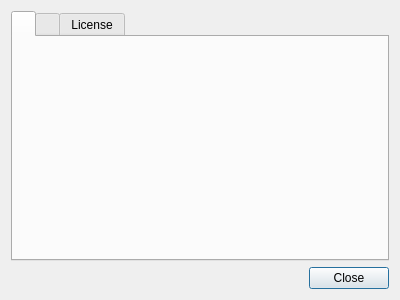
<?xml version="1.0" encoding="UTF-8"?>
<ui version="4.0">
 <class>Arqiver::AboutDialog</class>
 <widget class="QDialog" name="AboutDialog">
  <property name="geometry">
   <rect>
    <x>0</x>
    <y>0</y>
    <width>400</width>
    <height>300</height>
   </rect>
  </property>
  <property name="windowTitle">
   <string notr="true">Dialog</string>
  </property>
  <layout class="QGridLayout" name="gridLayout">
   <item row="0" column="0">
    <widget class="QTabWidget" name="tabWidget">
     <property name="currentIndex">
      <number>0</number>
     </property>
     <widget class="QWidget" name="tab">
      <attribute name="title">
       <string/>
      </attribute>
      <layout class="QGridLayout" name="gridLayout_2">
       <item row="0" column="0">
        <widget class="QLabel" name="iconLabel">
         <property name="text">
          <string/>
         </property>
         <property name="alignment">
          <set>Qt::AlignCenter</set>
         </property>
        </widget>
       </item>
       <item row="1" column="0">
        <widget class="QLabel" name="titleLabel">
         <property name="text">
          <string/>
         </property>
         <property name="alignment">
          <set>Qt::AlignCenter</set>
         </property>
        </widget>
       </item>
       <item row="3" column="0">
        <widget class="QLabel" name="textLabel">
         <property name="text">
          <string/>
         </property>
         <property name="alignment">
          <set>Qt::AlignCenter</set>
         </property>
        </widget>
       </item>
       <item row="2" column="0">
        <spacer name="verticalSpacer">
         <property name="orientation">
          <enum>Qt::Vertical</enum>
         </property>
         <property name="sizeHint" stdset="0">
          <size>
           <width>20</width>
           <height>5</height>
          </size>
         </property>
        </spacer>
       </item>
       <item row="4" column="0">
        <spacer name="verticalSpacer_2">
         <property name="orientation">
          <enum>Qt::Vertical</enum>
         </property>
         <property name="sizeHint" stdset="0">
          <size>
           <width>20</width>
           <height>5</height>
          </size>
         </property>
        </spacer>
       </item>
      </layout>
     </widget>
     <widget class="QWidget" name="tab_2">
      <attribute name="title">
       <string/>
      </attribute>
      <layout class="QGridLayout" name="gridLayout_3">
       <item row="0" column="0">
        <widget class="QTextBrowser" name="textBrowser">
         <property name="focusPolicy">
          <enum>Qt::NoFocus</enum>
         </property>
         <property name="html">
          <string notr="true">&lt;!DOCTYPE HTML PUBLIC &quot;-//W3C//DTD HTML 4.0//EN&quot; &quot;http://www.w3.org/TR/REC-html40/strict.dtd&quot;&gt;
&lt;html&gt;&lt;head&gt;&lt;meta name=&quot;qrichtext&quot; content=&quot;1&quot; /&gt;&lt;style type=&quot;text/css&quot;&gt;
p, li { white-space: pre-wrap; }
&lt;/style&gt;&lt;/head&gt;&lt;body style=&quot;  font-weight:400; font-style:normal;&quot;&gt;
&lt;p style=&quot; margin-top:0px; margin-bottom:0px; margin-left:0px; margin-right:0px; -qt-block-indent:0; text-indent:0px;&quot;&gt;&lt;span style=&quot; font-weight:600;&quot;&gt;Catalan:&lt;/span&gt; Joan Miró, Daniel &lt;a href=&quot;https://github.com/trikaphundo&quot;&gt;(trikaphundo at GitHub)&lt;/a&gt;&lt;/p&gt;
&lt;p style=&quot;-qt-paragraph-type:empty; margin-top:0px; margin-bottom:0px; margin-left:0px; margin-right:0px; -qt-block-indent:0; text-indent:0px;&quot;&gt;&lt;br /&gt;&lt;/p&gt;
&lt;p style=&quot; margin-top:0px; margin-bottom:0px; margin-left:0px; margin-right:0px; -qt-block-indent:0; text-indent:0px;&quot;&gt;&lt;span style=&quot; font-weight:600;&quot;&gt;Czech:&lt;/span&gt; &lt;a href=&quot;https://github.com/p-bo&quot;&gt;p-bo at GitHub&lt;/a&gt;&lt;/p&gt;
&lt;p style=&quot;-qt-paragraph-type:empty; margin-top:0px; margin-bottom:0px; margin-left:0px; margin-right:0px; -qt-block-indent:0; text-indent:0px;&quot;&gt;&lt;br /&gt;&lt;/p&gt;
&lt;p style=&quot; margin-top:0px; margin-bottom:0px; margin-left:0px; margin-right:0px; -qt-block-indent:0; text-indent:0px;&quot;&gt;&lt;span style=&quot; font-weight:600;&quot;&gt;Dutch:&lt;/span&gt; Heimen Stoffels &lt;a href=&quot;https://github.com/Vistaus&quot;&gt;(Vistaus at GitHub)&lt;/a&gt;&lt;/p&gt;
&lt;p style=&quot;-qt-paragraph-type:empty; margin-top:0px; margin-bottom:0px; margin-left:0px; margin-right:0px; -qt-block-indent:0; text-indent:0px;&quot;&gt;&lt;br /&gt;&lt;/p&gt;
&lt;p style=&quot; margin-top:0px; margin-bottom:0px; margin-left:0px; margin-right:0px; -qt-block-indent:0; text-indent:0px;&quot;&gt;&lt;span style=&quot; font-weight:600;&quot;&gt;Esperanto:&lt;/span&gt; Tsu Jan (author)&lt;/p&gt;
&lt;p style=&quot;-qt-paragraph-type:empty; margin-top:0px; margin-bottom:0px; margin-left:0px; margin-right:0px; -qt-block-indent:0; text-indent:0px;&quot;&gt;&lt;br /&gt;&lt;/p&gt;
&lt;p style=&quot; margin-top:0px; margin-bottom:0px; margin-left:0px; margin-right:0px; -qt-block-indent:0; text-indent:0px;&quot;&gt;&lt;span style=&quot; font-weight:600;&quot;&gt;Estonian:&lt;/span&gt; Priit Jõerüüt&lt;/p&gt;
&lt;p style=&quot;-qt-paragraph-type:empty; margin-top:0px; margin-bottom:0px; margin-left:0px; margin-right:0px; -qt-block-indent:0; text-indent:0px;&quot;&gt;&lt;br /&gt;&lt;/p&gt;
&lt;p style=&quot; margin-top:0px; margin-bottom:0px; margin-left:0px; margin-right:0px; -qt-block-indent:0; text-indent:0px;&quot;&gt;&lt;span style=&quot; font-weight:600;&quot;&gt;French:&lt;/span&gt; Baptiste H&lt;/p&gt;
&lt;p style=&quot;-qt-paragraph-type:empty; margin-top:0px; margin-bottom:0px; margin-left:0px; margin-right:0px; -qt-block-indent:0; text-indent:0px;&quot;&gt;&lt;br /&gt;&lt;/p&gt;
&lt;p style=&quot; margin-top:0px; margin-bottom:0px; margin-left:0px; margin-right:0px; -qt-block-indent:0; text-indent:0px;&quot;&gt;&lt;span style=&quot; font-weight:600;&quot;&gt;Hungarian:&lt;/span&gt; &lt;a href=&quot;https://github.com/zoli111&quot;&gt;zoli111 at GitHub&lt;/a&gt;, Ács Zoltán&lt;/p&gt;
&lt;p style=&quot;-qt-paragraph-type:empty; margin-top:0px; margin-bottom:0px; margin-left:0px; margin-right:0px; -qt-block-indent:0; text-indent:0px;&quot;&gt;&lt;br /&gt;&lt;/p&gt;
&lt;p style=&quot; margin-top:0px; margin-bottom:0px; margin-left:0px; margin-right:0px; -qt-block-indent:0; text-indent:0px;&quot;&gt;&lt;span style=&quot; font-weight:600;&quot;&gt;Hindi:&lt;/span&gt; &lt;a href=&quot;https://github.com/bashishtha&quot;&gt;bashishtha at GitHub&lt;/a&gt;&lt;/p&gt;
&lt;p style=&quot;-qt-paragraph-type:empty; margin-top:0px; margin-bottom:0px; margin-left:0px; margin-right:0px; -qt-block-indent:0; text-indent:0px;&quot;&gt;&lt;br /&gt;&lt;/p&gt;
&lt;p style=&quot; margin-top:0px; margin-bottom:0px; margin-left:0px; margin-right:0px; -qt-block-indent:0; text-indent:0px;&quot;&gt;&lt;span style=&quot; font-weight:600;&quot;&gt;Italian:&lt;/span&gt; &lt;a href=&quot;https://github.com/redtide&quot;&gt;redtide at GitHub&lt;/a&gt;, &lt;a href=&quot;https://github.com/stefonarch&quot;&gt;stefonarch at GitHub&lt;/a&gt;&lt;/p&gt;
&lt;p style=&quot;-qt-paragraph-type:empty; margin-top:0px; margin-bottom:0px; margin-left:0px; margin-right:0px; -qt-block-indent:0; text-indent:0px;&quot;&gt;&lt;br /&gt;&lt;/p&gt;
&lt;p style=&quot; margin-top:0px; margin-bottom:0px; margin-left:0px; margin-right:0px; -qt-block-indent:0; text-indent:0px;&quot;&gt;&lt;span style=&quot; font-weight:600;&quot;&gt;Lithuanian:&lt;/span&gt; &lt;a href=&quot;https://github.com/welaq&quot;&gt;welaq at GitHub&lt;/a&gt;
&lt;p style=&quot;-qt-paragraph-type:empty; margin-top:0px; margin-bottom:0px; margin-left:0px; margin-right:0px; -qt-block-indent:0; text-indent:0px;&quot;&gt;&lt;br /&gt;&lt;/p&gt;
&lt;p style=&quot; margin-top:0px; margin-bottom:0px; margin-left:0px; margin-right:0px; -qt-block-indent:0; text-indent:0px;&quot;&gt;&lt;span style=&quot; font-weight:600;&quot;&gt;Polish:&lt;/span&gt; Marcin Mikołajczak &lt;a href=&quot;https://github.com/m4sk1n&quot;&gt;(m4sk1n at GitHub)&lt;/a&gt;&lt;/p&gt;
&lt;p style=&quot;-qt-paragraph-type:empty; margin-top:0px; margin-bottom:0px; margin-left:0px; margin-right:0px; -qt-block-indent:0; text-indent:0px;&quot;&gt;&lt;br /&gt;&lt;/p&gt;
&lt;p style=&quot; margin-top:0px; margin-bottom:0px; margin-left:0px; margin-right:0px; -qt-block-indent:0; text-indent:0px;&quot;&gt;&lt;span style=&quot; font-weight:600;&quot;&gt;Portuguese:&lt;/span&gt; Hugo Carvalho &lt;a href=&quot;https://github.com/hugok79&quot;&gt;(hugok79 at GitHub)&lt;/a&gt;&lt;/p&gt;
&lt;p style=&quot;-qt-paragraph-type:empty; margin-top:0px; margin-bottom:0px; margin-left:0px; margin-right:0px; -qt-block-indent:0; text-indent:0px;&quot;&gt;&lt;br /&gt;&lt;/p&gt;
&lt;p style=&quot; margin-top:0px; margin-bottom:0px; margin-left:0px; margin-right:0px; -qt-block-indent:0; text-indent:0px;&quot;&gt;&lt;span style=&quot; font-weight:600;&quot;&gt;Portuguese (Brazil):&lt;/span&gt; &lt;a href=&quot;https://github.com/eltonfabricio10&quot;&gt;eltonfabricio10 at GitHub&lt;/a&gt;, Gabriel Proença Alves &lt;a href=&quot;https://github.com/gabrielproencaalves&quot;&gt;(gabrielproencaalves at GitHub)&lt;/a&gt;&lt;/p&gt;
&lt;p style=&quot;-qt-paragraph-type:empty; margin-top:0px; margin-bottom:0px; margin-left:0px; margin-right:0px; -qt-block-indent:0; text-indent:0px;&quot;&gt;&lt;br /&gt;&lt;/p&gt;
&lt;p style=&quot; margin-top:0px; margin-bottom:0px; margin-left:0px; margin-right:0px; -qt-block-indent:0; text-indent:0px;&quot;&gt;&lt;span style=&quot; font-weight:600;&quot;&gt;Korean:&lt;/span&gt; JungHee Lee &lt;a href=&quot;https://github.com/MarongHappy&quot;&gt;(MarongHappy at GitHub)&lt;/a&gt;&lt;/p&gt;
&lt;p style=&quot;-qt-paragraph-type:empty; margin-top:0px; margin-bottom:0px; margin-left:0px; margin-right:0px; -qt-block-indent:0; text-indent:0px;&quot;&gt;&lt;br /&gt;&lt;/p&gt;
&lt;p style=&quot; margin-top:0px; margin-bottom:0px; margin-left:0px; margin-right:0px; -qt-block-indent:0; text-indent:0px;&quot;&gt;&lt;span style=&quot; font-weight:600;&quot;&gt;Russian:&lt;/span&gt; Николай Смольянинов &lt;a href=&quot;https://github.com/smolnp&quot;&gt;(smolnp at GitHub)&lt;/a&gt;, Pavel Shlyak &lt;a href=&quot;https://github.com/shlyakpavel&quot;&gt;(shlyakpavel at GitHub)&lt;/a&gt;, &lt;a href=&quot;https://github.com/kirusyaga&quot;&gt;&lt;span;&gt;kirusyaga at GitHub&lt;/span&gt;&lt;/a&gt;&lt;/p&gt;
&lt;p style=&quot;-qt-paragraph-type:empty; margin-top:0px; margin-bottom:0px; margin-left:0px; margin-right:0px; -qt-block-indent:0; text-indent:0px;&quot;&gt;&lt;br /&gt;&lt;/p&gt;
&lt;p style=&quot; margin-top:0px; margin-bottom:0px; margin-left:0px; margin-right:0px; -qt-block-indent:0; text-indent:0px;&quot;&gt;&lt;span style=&quot; font-weight:600;&quot;&gt;Ukrainian:&lt;/span&gt; Ihor Hordiichuk &lt;a href=&quot;https://github.com/IhorHordiichuk&quot;&gt;(IhorHordiichuk at GitHub)&lt;/a&gt;, Taras Panchenko &lt;a href=&quot;https://github.com/TarasPanchenko&quot;&gt;(TarasPanchenko at GitHub)&lt;/a&gt;&lt;/p&gt;
&lt;/body&gt;&lt;/html&gt;</string>
         </property>
         <property name="openExternalLinks">
          <bool>true</bool>
         </property>
        </widget>
       </item>
      </layout>
     </widget>
     <widget class="QWidget" name="tab_3">
      <attribute name="title">
       <string>License</string>
      </attribute>
      <layout class="QGridLayout" name="gridLayout_4">
       <item row="0" column="0">
        <widget class="QTextBrowser" name="textBrowser_2">
         <property name="focusPolicy">
          <enum>Qt::NoFocus</enum>
         </property>
         <property name="html">
          <string notr="true">&lt;!DOCTYPE HTML PUBLIC &quot;-//W3C//DTD HTML 4.0//EN&quot; &quot;http://www.w3.org/TR/REC-html40/strict.dtd&quot;&gt;
&lt;html&gt;&lt;head&gt;&lt;meta name=&quot;qrichtext&quot; content=&quot;1&quot; /&gt;&lt;style type=&quot;text/css&quot;&gt;
p, li { white-space: pre-wrap; }
&lt;/style&gt;&lt;/head&gt;&lt;body style=&quot;  font-weight:400; font-style:normal;&quot;&gt;
&lt;p style=&quot; margin-top:0px; margin-bottom:0px; margin-left:0px; margin-right:0px; -qt-block-indent:0; text-indent:0px;&quot;&gt;&lt;span style=&quot; font-style:italic;&quot;&gt;Arqiver&lt;/span&gt; is free software: you can redistribute it and/or modify it under the terms of the GNU General Public License as published by the Free Software Foundation, either &lt;a href=&quot;https://spdx.org/licenses/GPL-3.0+.html&quot;&gt;version 3 of the License&lt;/a&gt;, or (at your option) any later version.&lt;/p&gt;
&lt;p style=&quot;-qt-paragraph-type:empty; margin-top:0px; margin-bottom:0px; margin-left:0px; margin-right:0px; -qt-block-indent:0; text-indent:0px;&quot;&gt;&lt;br /&gt;&lt;/p&gt;
&lt;p style=&quot; margin-top:0px; margin-bottom:0px; margin-left:0px; margin-right:0px; -qt-block-indent:0; text-indent:0px;&quot;&gt;&lt;span style=&quot; font-style:italic;&quot;&gt;Arqiver&lt;/span&gt; is distributed in the hope that it will be useful, but WITHOUT ANY WARRANTY; without even the implied warranty of MERCHANTABILITY or FITNESS FOR A PARTICULAR PURPOSE. See the GNU General Public License for more details.&lt;/p&gt;&lt;/body&gt;&lt;/html&gt;</string>
         </property>
         <property name="openExternalLinks">
          <bool>true</bool>
         </property>
        </widget>
       </item>
      </layout>
     </widget>
    </widget>
   </item>
   <item row="1" column="0">
    <widget class="QDialogButtonBox" name="buttonBox">
     <property name="orientation">
      <enum>Qt::Horizontal</enum>
     </property>
     <property name="standardButtons">
      <set>QDialogButtonBox::Close</set>
     </property>
    </widget>
   </item>
  </layout>
 </widget>
 <resources/>
 <connections>
  <connection>
   <sender>buttonBox</sender>
   <signal>accepted()</signal>
   <receiver>AboutDialog</receiver>
   <slot>accept()</slot>
   <hints>
    <hint type="sourcelabel">
     <x>199</x>
     <y>279</y>
    </hint>
    <hint type="destinationlabel">
     <x>199</x>
     <y>149</y>
    </hint>
   </hints>
  </connection>
  <connection>
   <sender>buttonBox</sender>
   <signal>rejected()</signal>
   <receiver>AboutDialog</receiver>
   <slot>reject()</slot>
   <hints>
    <hint type="sourcelabel">
     <x>199</x>
     <y>279</y>
    </hint>
    <hint type="destinationlabel">
     <x>199</x>
     <y>149</y>
    </hint>
   </hints>
  </connection>
 </connections>
</ui>
